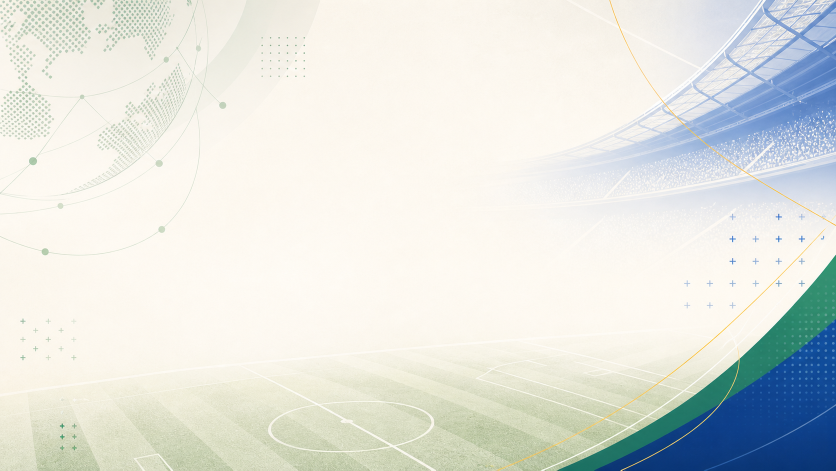
#> input picture assets/images/showcase_background.png, 1672 x 941 px (shown at 1/2 size)
$ python generate_showcase_media.py
#> lines starting #> are read from the running program, lines starting #| are printed output that depends on the picture
from __future__ import annotations

import math
import sys
from pathlib import Path

import numpy as np
import pandas as pd
from PIL import Image, ImageDraw, ImageFont


ROOT = Path(__file__).resolve().parents[1]
MEDIA_DEPS = ROOT.parents[1] / "work" / "media_deps"
if MEDIA_DEPS.exists():
    sys.path.insert(0, str(MEDIA_DEPS))

GIF_DIR = ROOT / "assets" / "gifs"
VIDEO_DIR = ROOT / "assets" / "videos"
IMAGE_DIR = ROOT / "assets" / "images"
SHOWCASE_BACKGROUND = IMAGE_DIR / "showcase_background.png"
GIF_BACKGROUND = IMAGE_DIR / "showcase_background_gif.png"

W, H = 1280, 720
FPS = 10

PAPER = "#f4f7fb"
INK = "#102033"
MUTED = "#667085"
LINE = "#d9e2ec"
PITCH = "#052c22"
PITCH_2 = "#07543f"
GREEN = "#009E73"
BLUE = "#0072B2"
CYAN = "#56B4E9"
ORANGE = "#E69F00"
GOLD = "#F2C75C"
RED = "#D55E00"
LIME = "#7ccf00"


def font(
    size: int,
    bold: bool = False,
    light: bool = False,
    display: bool = False,
) -> ImageFont.FreeTypeFont | ImageFont.ImageFont:
#> called with size = 54, bold = True, light = False, display = False
    if display:
        candidates = ["C:/Windows/Fonts/bahnschrift.ttf"]
    elif light:
        candidates = [
            "C:/Windows/Fonts/corbell.ttf",
            "C:/Windows/Fonts/segoeuil.ttf",
            "C:/Windows/Fonts/calibril.ttf",
        ]
    elif bold:
        candidates = [
            "C:/Windows/Fonts/bahnschrift.ttf",
            "C:/Windows/Fonts/corbelb.ttf",
            "C:/Windows/Fonts/segoeuib.ttf",
        ]
    else:
        candidates = [
            "C:/Windows/Fonts/corbel.ttf",
            "C:/Windows/Fonts/segoeui.ttf",
            "C:/Windows/Fonts/calibri.ttf",
        ]
    for candidate in candidates:
        if candidate and Path(candidate).exists():
            return ImageFont.truetype(candidate, size)
    return ImageFont.load_default()


F_HERO = font(54, bold=True)
F_TITLE = font(42, bold=True)
F_H2 = font(26, bold=True)
F_H3 = font(21, bold=True)
F_BODY = font(19)
F_SMALL = font(15)
F_TINY = font(12)
F_NUM = font(46, bold=True)
F_GIANT = font(76, bold=True)


def ease(x: float) -> float:
    x = max(0, min(1, x))
    return x * x * (3 - 2 * x)


def clean(value: object, n: int = 18) -> str:
    return str(value).replace("sponsor:", "").replace("team:", "").replace("player:", "")[:n]


def load_data() -> tuple[pd.DataFrame, pd.DataFrame, pd.DataFrame]:
    return (
        pd.read_csv(ROOT / "data" / "panel_dataset.csv"),
        pd.read_csv(ROOT / "data" / "roi_uncertainty.csv"),
        pd.read_csv(ROOT / "reports" / "sponsor_influence_scores.csv"),
    )


# [39 lines left out: functions draw_worldcup_background, canvas, not called in this run]


def divider(d: ImageDraw.ImageDraw, x: int, y1: int, y2: int) -> None:
    d.line([x, y1, x, y2], fill=LINE, width=2)


# [75 lines left out: functions plot_panel, chart_axis, bar, axis, spark, money and 1 more, not called in this run]


def build_gif_background() -> None:
    if not SHOWCASE_BACKGROUND.exists():
        return
    bg = Image.open(SHOWCASE_BACKGROUND).convert("RGB").resize((W, H))
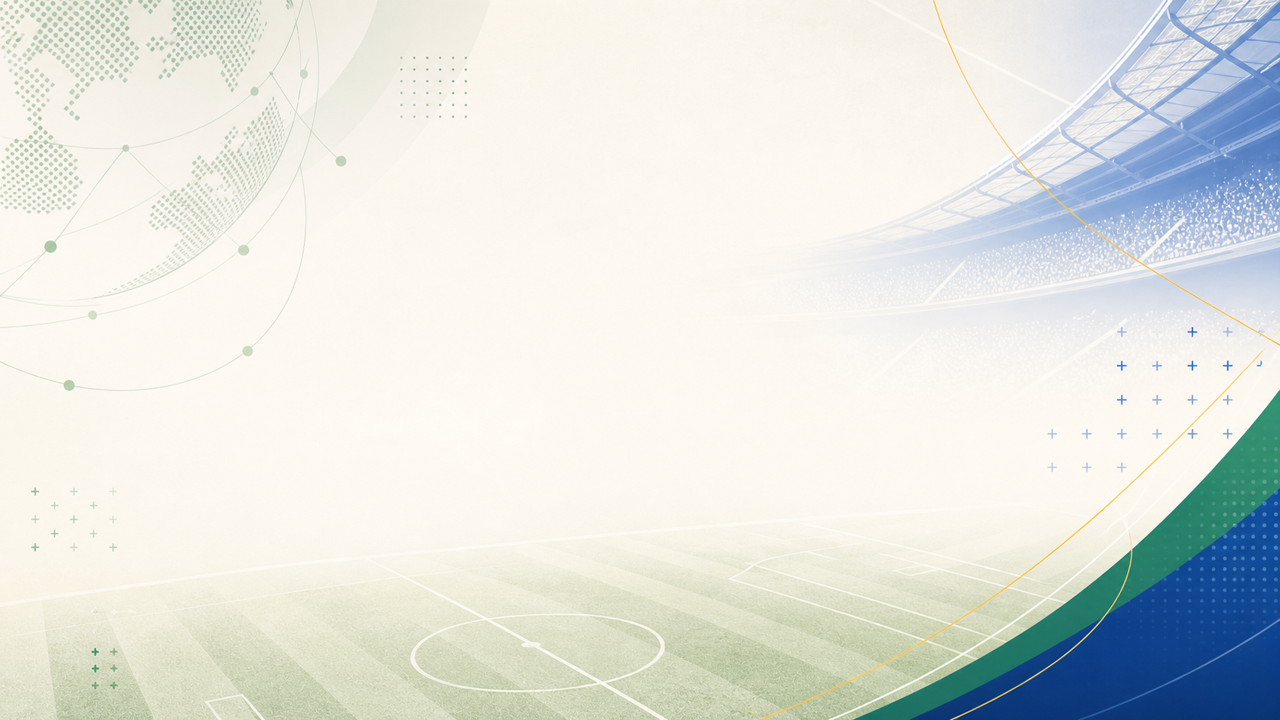
#> bg: PIL image 1280x720 RGB; mean R, G, B 224.8, 227.8, 222.6
    # GIF is poor at photographic gradients. Posterizing the approved background
    # keeps the visual direction while making 8-15 second animations practical.
    bg = bg.quantize(colors=48, method=Image.Quantize.MEDIANCUT).convert("RGB")
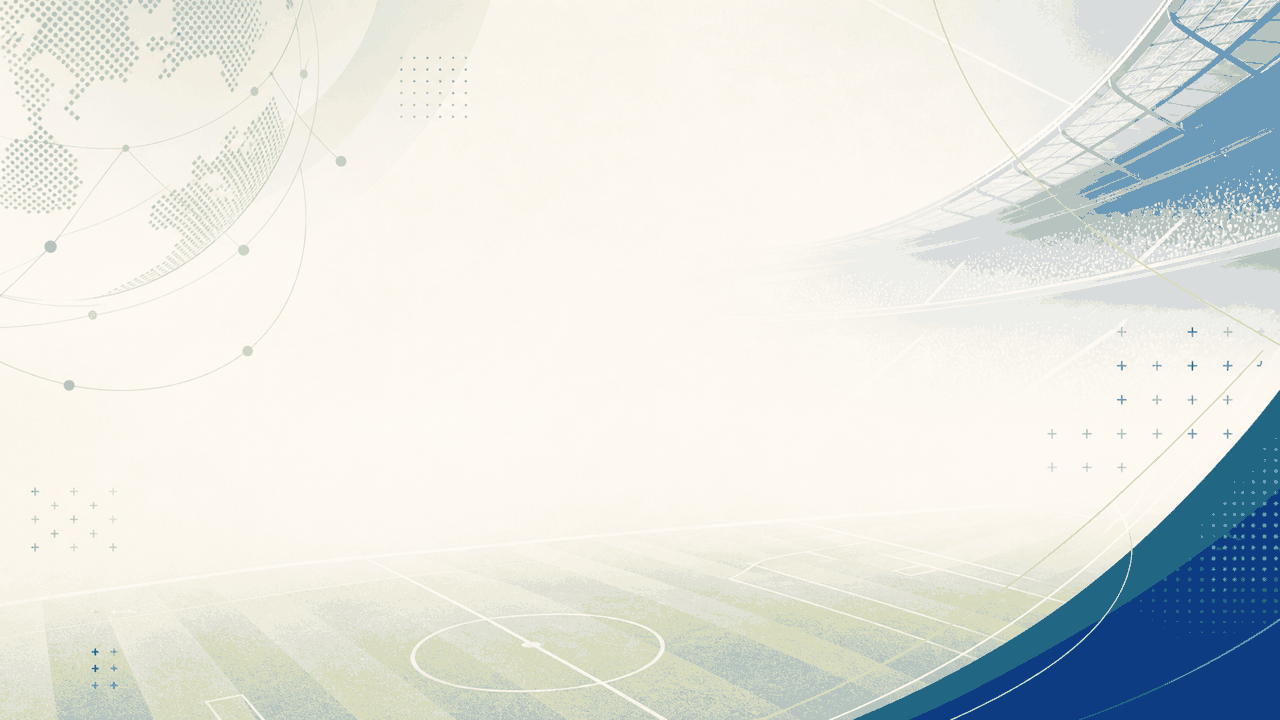
#> bg: PIL image 1280x720 RGB; mean R, G, B 225.1, 227.6, 222.7
    bg.save(GIF_BACKGROUND, optimize=True)


# [238 lines left out: functions dashboard_overview, scenario_simulation, risk_uncertainty, network_graph, video_scene, write_mp4, not called in this run]


def main() -> None:
    GIF_DIR.mkdir(parents=True, exist_ok=True)
    VIDEO_DIR.mkdir(parents=True, exist_ok=True)
    IMAGE_DIR.mkdir(parents=True, exist_ok=True)
    build_gif_background()
    panel_df, uncertainty, sponsors = load_data()
    jobs = [
        ("dashboard_overview.gif", dashboard_overview(panel_df, uncertainty, sponsors)),
        ("scenario_simulation.gif", scenario_simulation(panel_df)),
        ("risk_uncertainty.gif", risk_uncertainty(uncertainty)),
        ("network_graph.gif", network_graph(sponsors)),
    ]
    for name, frames in jobs:
        path = GIF_DIR / name
        save_gif(frames, path)
        print(f"saved {path.relative_to(ROOT)} {path.stat().st_size / 1024 / 1024:.2f} MB")
    video_scene(0, .5, panel_df, uncertainty, sponsors).save(IMAGE_DIR / "video_cover.png", optimize=True)
    write_mp4(VIDEO_DIR / "worldcuproi_demo.mp4", panel_df, uncertainty, sponsors)
    print(f"saved assets/videos/worldcuproi_demo.mp4 {(VIDEO_DIR / 'worldcuproi_demo.mp4').stat().st_size / 1024 / 1024:.2f} MB")


if __name__ == "__main__":
#> (the run stopped early here; a loop or call above may not have finished)
